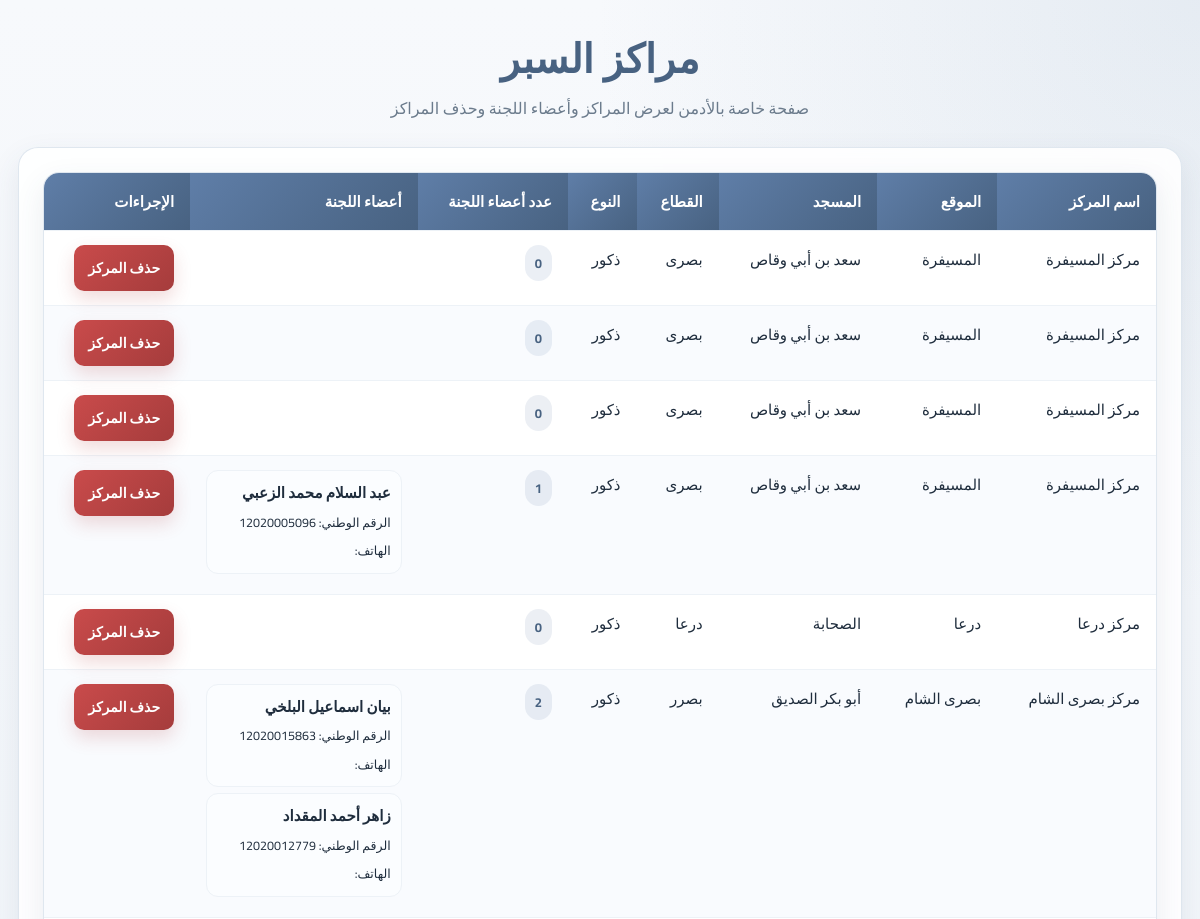
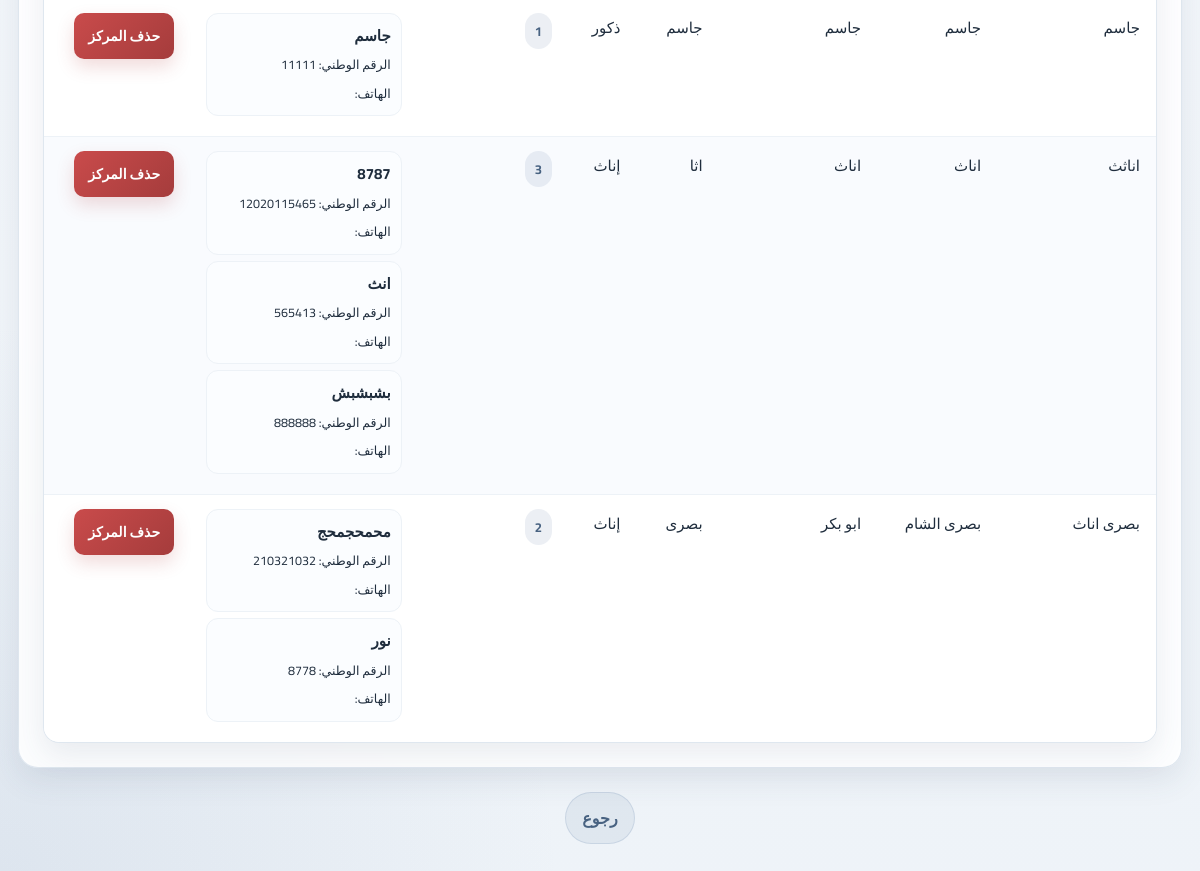
/admin/centers (signed in), run on the app's committed database (2 pictures, top to bottom).
### tables this page shows
CREATE TABLE centers (
    id INTEGER PRIMARY KEY AUTOINCREMENT,
    center_name TEXT NOT NULL,
    location TEXT NOT NULL,
    mosque_name TEXT,
    sector TEXT,
    gender_type TEXT NOT NULL
);

CREATE TABLE committee_members (
    id INTEGER PRIMARY KEY AUTOINCREMENT,
    user_id INTEGER NOT NULL,
    full_name TEXT NOT NULL,
    mother_name TEXT,
    mother_kunya TEXT,
    birth_date TEXT,
    national_id TEXT,
    family_book TEXT,
    town TEXT,
    education TEXT,
    sharia_education TEXT,
    quran_ijazat TEXT,
    center_id INTEGER NOT NULL,
    FOREIGN KEY (user_id) REFERENCES users (id),
    FOREIGN KEY (center_id) REFERENCES centers (id)
);

### app.py (the view)
@app.route("/admin/centers")
@admin_required
def admin_centers():
    conn = get_db_connection()
    centers = conn.execute("""
        SELECT
            c.id,
            c.center_name,
            c.location,
            c.mosque_name,
            c.sector,
            c.gender_type,
            COUNT(cm.id) AS committee_count
        FROM centers c
        LEFT JOIN committee_members cm ON cm.center_id = c.id
        GROUP BY c.id, c.center_name, c.location, c.mosque_name, c.sector, c.gender_type
        ORDER BY c.id DESC
    """).fetchall()
    committee_members = conn.execute("""
    SELECT
        cm.id,
        cm.full_name,
        cm.national_id,
        cm.center_id,
        c.center_name
    FROM committee_members cm
    JOIN centers c ON cm.center_id = c.id
    ORDER BY c.center_name ASC, cm.full_name ASC
""").fetchall()
    conn.close()
    return render_template(
        "admin_centers.html",
        centers=centers,
        committee_members=committee_members
    )

### app.py (called while the page is built)
def get_db_connection():
    conn = sqlite3.connect(DB_NAME)
    conn.row_factory = sqlite3.Row
    return conn

def admin_required(f):
    @wraps(f)
    def wrapper(*args, **kwargs):
        if "user_id" not in session:
            return redirect(url_for("login"))
        if session.get("role") != "admin":
            abort(403)
        return f(*args, **kwargs)
    return wrapper

### templates/admin_centers.html (shortened to what this page needs)
<!DOCTYPE html>
<html lang="ar">
<head>
</head>
<body>
  <div class="container">
    <h1>مراكز السبر</h1>
    <div class="subtitle">صفحة خاصة بالأدمن لعرض المراكز وأعضاء اللجنة وحذف المراكز</div>
    <div class="panel">
      <div class="table-wrap">
        <table>
          <thead>
            <tr>
              <th>اسم المركز</th>
              <th>الموقع</th>
              <th>المسجد</th>
              <th>القطاع</th>
              <th>النوع</th>
              <th>عدد أعضاء اللجنة</th>
              <th>أعضاء اللجنة</th>
              <th>الإجراءات</th>
            </tr>
          </thead>
          <tbody>
            {% for center in centers %}
            <tr>
              <td>{{ center['center_name'] }}</td>
              <td>{{ center['location'] }}</td>
              <td>{{ center['mosque_name'] }}</td>
              <td>{{ center['sector'] }}</td>
              <td>{{ center['gender_type'] }}</td>
              <td><span class="badge">{{ center['committee_count'] }}</span></td>
              <td>
                <ul class="members-list">
                  {% for member in committee_members %}
                    {% if member['center_id'] == center['id'] %}
                      <li>
                        <strong>{{ member['full_name'] }}</strong><br>
                        <small>الرقم الوطني: {{ member['national_id'] }}</small><br>
                        <small>الهاتف: {{ member['phone_number'] }}</small>
                      </li>
                    {% endif %}
                  {% endfor %}
                </ul>
              </td>
              <td>
                <div class="actions">
                  <form class="delete-form" method="post"
                        action="{{ url_for('delete_center', center_id=center['id']) }}"
                        onsubmit="return confirm('هل أنت متأكد من حذف هذا المركز؟ سيتم حذف البيانات المرتبطة به.');">
                    <button type="submit" class="btn btn-danger">حذف المركز</button>
                  </form>
                </div>
              </td>
            </tr>
            {% endfor %}
          </tbody>
        </table>
      </div>
    </div>
    <div class="back-link">
      <a href="{{ url_for('admin_dashboard') }}">رجوع</a>
    </div>
  </div>
</body>
</html>

### templates/admin_centers.html (style rules this page uses)
:root { --bg: #f4f7fb; --surface: rgba(255, 255, 255, 0.88); --surface-strong: #ffffff; --primary: #5f7ea8; --primary-dark: #486281; --danger: #c94b4b; --danger-dark: #a53c3c; --text: #1f2d3d; --muted: #6b7b8c; --border: #dce5ee; --shadow: 0 12px 30px rgba(57, 82, 110, 0.10); --radius: 20px; --success: #2e7d32; --success-bg: #eaf6ec; --error: #b42318; --error-bg: #fdecec; }
* { box-sizing: border-box; }
body { margin: 0; min-height: 100vh; direction: rtl; font-family: "Cairo", "Amiri", "Arial", sans-serif; color: var(--text); background: radial-gradient(circle at top right, rgba(138, 166, 193, 0.16), transparent 28%), radial-gradient(circle at bottom left, rgba(95, 126, 168, 0.12), transparent 26%), linear-gradient(180deg, #f7f9fc 0%, #eef3f8 100%); }
.container { max-width: 1400px; margin: 0 auto; padding: 36px 18px 40px; }
h1 { margin: 0 0 10px; font-family: "Amiri", serif; font-size: 40px; font-weight: 700; color: var(--primary-dark); text-align: center; }
.subtitle { text-align: center; color: var(--muted); margin-bottom: 24px; font-size: 16px; }
.panel { background: var(--surface); backdrop-filter: blur(10px); border: 1px solid rgba(220, 229, 238, 0.9); border-radius: var(--radius); box-shadow: var(--shadow); padding: 24px; margin-bottom: 24px; }
.table-wrap { overflow-x: auto; border-radius: 16px; border: 1px solid rgba(220, 229, 238, 0.9); box-shadow: var(--shadow); background: var(--surface-strong); }
table { width: 100%; border-collapse: collapse; min-width: 1100px; background: #fff; }
thead th { background: linear-gradient(135deg, var(--primary) 0%, var(--primary-dark) 100%); color: #fff; text-align: right; padding: 14px 16px; font-size: 15px; font-weight: 700; white-space: nowrap; }
tbody td { border-top: 1px solid #edf2f7; padding: 14px 16px; font-size: 15px; vertical-align: top; }
tbody tr:nth-child(even) { background: #f9fbfe; }
.badge { display: inline-block; padding: 6px 10px; border-radius: 999px; background: rgba(95, 126, 168, 0.12); color: var(--primary-dark); font-weight: 700; font-size: 13px; }
.members-list { margin: 0; padding: 0; list-style: none; line-height: 1.9; }
.members-list li { margin-bottom: 6px; padding: 8px 10px; border: 1px solid #edf2f7; border-radius: 12px; background: #fbfdff; }
.btn { display: inline-flex; align-items: center; justify-content: center; border: none; cursor: pointer; padding: 10px 14px; border-radius: 10px; font-weight: 700; font-size: 14px; color: #fff; text-decoration: none; font-family: "Cairo", sans-serif; }
.btn-danger { background: linear-gradient(135deg, var(--danger) 0%, var(--danger-dark) 100%); box-shadow: 0 8px 18px rgba(176, 58, 55, 0.18); }
.delete-form { margin: 0; display: inline; }
.actions { display: flex; gap: 10px; flex-wrap: wrap; }
.back-link { text-align: center; margin-top: 20px; }
.back-link a { color: var(--primary-dark); text-decoration: none; font-weight: 700; padding: 10px 16px; border-radius: 999px; background: rgba(95, 126, 168, 0.10); border: 1px solid rgba(95, 126, 168, 0.18); display: inline-block; transition: background 0.2s ease, transform 0.2s ease; }

### data on the page
centers: center_name "مركز المسيفرة", location "المسيفرة", mosque_name "سعد بن أبي وقاص", sector "بصرى", gender_type "ذكور", committee_count "0"
centers: center_name "مركز المسيفرة", location "المسيفرة", mosque_name "سعد بن أبي وقاص", sector "بصرى", gender_type "ذكور", committee_count "0"
centers: center_name "مركز المسيفرة", location "المسيفرة", mosque_name "سعد بن أبي وقاص", sector "بصرى", gender_type "ذكور", committee_count "0"
centers: center_name "مركز المسيفرة", location "المسيفرة", mosque_name "سعد بن أبي وقاص", sector "بصرى", gender_type "ذكور", committee_count "1"
committee_members: full_name "عبد السلام محمد الزعبي", national_id "12020005096"
centers: center_name "مركز درعا", location "درعا", mosque_name "الصحابة", sector "درعا", gender_type "ذكور", committee_count "0"
centers: center_name "مركز بصرى الشام", location "بصرى الشام", mosque_name "أبو بكر الصديق", sector "بصرر", gender_type "ذكور", committee_count "2"
committee_members: full_name "بيان اسماعيل البلخي", national_id "12020015863"
committee_members: full_name "زاهر أحمد المقداد", national_id "12020012779"
centers: center_name "جاسم", location "جاسم", mosque_name "جاسم", sector "جاسم", gender_type "ذكور", committee_count "1"
committee_members: full_name "جاسم", national_id "11111"
centers: center_name "اناثث", location "اناث", mosque_name "اناث", sector "اثا", gender_type "إناث", committee_count "3"
committee_members: full_name "8787", national_id "12020115465"
committee_members: full_name "انث", national_id "565413"
committee_members: full_name "بشبشبش", national_id "888888"
centers: center_name "بصرى اناث", location "بصرى الشام", mosque_name "ابو بكر", sector "بصرى", gender_type "إناث", committee_count "2"
committee_members: full_name "محمحجمحج", national_id "210321032"
committee_members: full_name "نور", national_id "8778"
